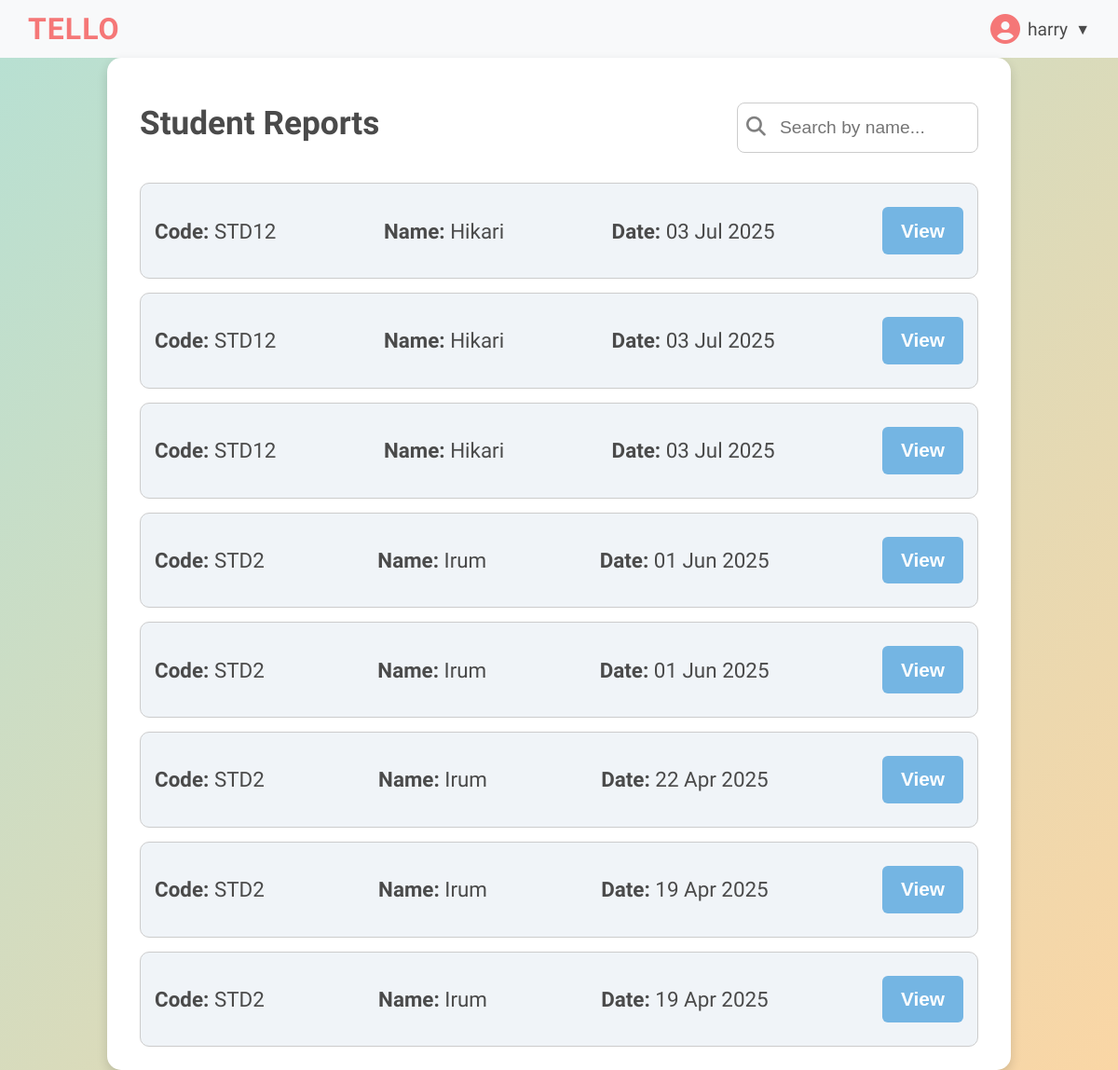
Screenshot of /report_list/ (signed in) with the database file from the repository.
### tello/models.py (models this page shows, shortened)
class Student(models.Model):
    studentid = models.AutoField(primary_key=True)
    studentcode = models.CharField(max_length=4, unique=True)
    studentname = models.CharField(max_length=100)
    studentgrade = models.CharField(max_length=50)
    studentage = models.IntegerField()
    assignedteacher = models.ForeignKey(Teacher, on_delete=models.CASCADE)
    additional_notes = models.TextField(blank=True, null=True)
    created_at = models.DateTimeField(auto_now_add=True)

class StudentReport(models.Model):
    story_session = models.ForeignKey(
        StorySession, on_delete=models.CASCADE, related_name="reports")
    vocab_score = models.FloatField()
    structure_sim_score = models.FloatField()
    response_length = models.FloatField()
    avg_engagement = models.FloatField()
    final_score = models.FloatField()
    prompt_interaction_ratio = models.FloatField()
    prompt_interaction_count = models.IntegerField()
    feedback_notes = models.TextField(blank=True, null=True)
    created_at = models.DateTimeField(auto_now_add=True)

### tello/views.py (the view)
# urls.py: path("report_list/", views.report_list, name="report_list"),
def report_list(request):
    reports = StudentReport.objects.select_related(
        'story_session__student').all().order_by('-created_at')
    report_data = [
        {
            'id': report.id,
            'student_id': report.story_session.student.studentcode,
            'student_name': report.story_session.student.studentname,
            'created_at': report.created_at
        }
        for report in reports
    ]
    return render(request, 'report_list.html', {'reports': report_data})

### tello/templates/report_list.html (shortened to what this page needs)
{% extends 'base.html' %} {% block links %}
<link rel="stylesheet" href="/static/css/report_list.css" />
{% endblock %} {% load static %} {% block content %}
<div class="body-container">
  <div class="dashboard-container">
    <header
      style="display: flex; justify-content: space-between; align-items: center"
    >
      <h1>Student Reports</h1>
      <div style="position: relative; display: flex; align-items: center">
        <i
          class="fas fa-search"
          style="
            position: absolute;
            left: 10px;
            top: 40%;
            font-size: 1.3rem;
            color: gray;
          "
        >
        </i>
        <input
          type="text"
          id="searchBar"
          placeholder="Search by name..."
          onkeyup="filterReports()"
          style="
            padding: 15px 12px;
            padding-left: 45px; /* Push text right so it doesn’t overlap icon */
            font-size: 1.2rem;
            border: 1px solid #ccc;
            border-radius: 8px;
            outline: none;
            width: 200px;
          "
        />
      </div>
    </header>
    <main>
      <section class="report-list">
        {% if reports %} {% for report in reports %}
        <div class="report-card" data-name="{{ report.student_name }}">
          <p><strong>Code:</strong> {{ report.student_id }}</p>
          <p><strong>Name:</strong> {{ report.student_name }}</p>
          <p><strong>Date:</strong> {{ report.created_at|date:"d M Y" }}</p>
          <button class="view-btn" onclick="viewReport('{{ report.id }}')">
            View
          </button>
        </div>
        {% endfor %} {% else %}
        <p>No reports available yet.</p>
        {% endif %}
      </section>
    </main>
  </div>
</div>
{% endblock %}

### tello/templates/base.html (shortened to what this page needs)
<!DOCTYPE html>
<html lang="en">
  <head>
    <link rel="stylesheet" href="/static/css/styles.css" />
    {% block links %} {% endblock %}
  </head>
  <body>
    <header style="margin-bottom: 0">
      <div class="header-container">
        <div class="logo">
          <a href="{% url 'dashboard' %}" style="text-decoration: none">
            <h1>TellO</h1>
          </a>
        </div>
        <div class="user-profile">
          <i class="fas fa-user-circle" style="font-size: 2rem"></i>
          <span>{{ user.username }}</span>
          <div class="dropdown">
            <button onclick="toggleDropdown()">▼</button>
          </div>
        </div>
      </div>
    </header>
    <main>{% block content %}{% endblock %}</main>
  </body>
</html>

### static/css/styles.css (style rules this page uses)
body { margin: 0; padding: 0; font-family: "Comic Neue", sans-serif; }
.header-container { display: flex; justify-content: space-between; align-items: center; padding: 12px 30px; background-color: #f8f9fa; box-shadow: 0 3px 8px rgba(0, 0, 0, 0.1); margin-bottom: 0; }
.logo h1 { font-size: 2rem; color: #f57777; margin: 0; letter-spacing: 1px; font-weight: 700; text-transform: uppercase; }
.user-profile { position: relative; display: flex; align-items: center; gap: 8px; cursor: pointer; }
.user-profile span { font-size: 1.2rem; font-weight: 500; color: #4a4a4a; }
.user-profile i { font-size: 2rem; color: #f57777; }
.user-profile button { background: none; border: none; font-size: 1rem; cursor: pointer; padding: 0; color: #4a4a4a; }

### static/css/report_list.css (style rules this page uses)
.body-container { font-family: "Comic Neue", sans-serif; margin: 0; padding: 0; background: linear-gradient(135deg, #b8e0d2, #fad6a5); display: flex; justify-content: center; align-items: center; min-height: 100vh; color: #4a4a4a; }
.dashboard-container { width: 90%; max-width: 900px; background: white; padding: 25px 35px; border-radius: 15px; box-shadow: 0 5px 12px rgba(0, 0, 0, 0.15); animation: fadeIn 1s ease-in-out; }
header { text-align: center; margin-bottom: 20px; }
header h1 { font-size: 2.2rem; }
#searchBar { width: 100%; max-width: 300px; padding: 10px; margin-top: 10px; font-size: 1.2rem; border: 2px solid #6bb197; border-radius: 6px; outline: none; transition: 0.3s; }
.report-list { display: flex; flex-direction: column; gap: 15px; }
.report-card { background: #f0f4f8; padding: 15px; border-radius: 10px; border: 1px solid #ccc; transition: all 0.3s; display: flex; flex-direction: row; justify-content: space-between; }
.report-card p { font-size: 1.4rem; }
.view-btn { display: block; background: #74b5e3; color: white; margin: 10px 0px; padding: 0px 20px; font-size: 1.3rem; font-weight: 600; border: none; border-radius: 6px; cursor: pointer; transition: all 0.3s; }

### rows the page displays
Student: student_id "STD12" "STD12" "STD12", student_name "Hikari" "Hikari" "Hikari"
StudentReport: created_at "03 Jul 2025"
StudentReport: created_at "03 Jul 2025"
StudentReport: created_at "03 Jul 2025"
Student: student_id "STD2" "STD2" "STD2" "STD2" "STD2", student_name "Irum" "Irum" "Irum" "Irum" "Irum"
StudentReport: created_at "01 Jun 2025"
StudentReport: created_at "01 Jun 2025"
StudentReport: created_at "22 Apr 2025"
StudentReport: created_at "19 Apr 2025"
StudentReport: created_at "19 Apr 2025"

### other values shown
{{ user.username }} "harry"
